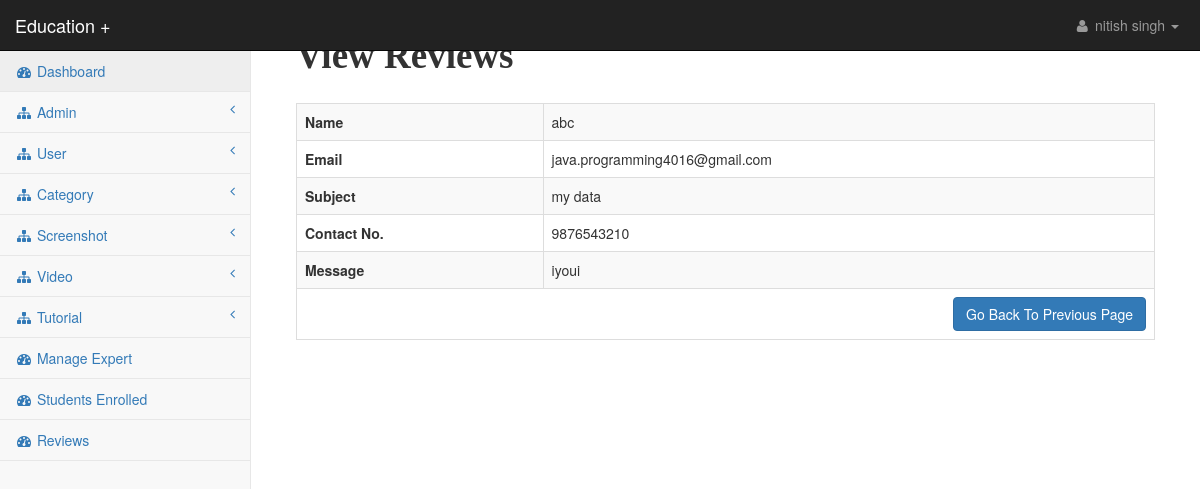
The page /StudyPlus/admin/view_contact.php?z=13 (signed in) on the database its author committed.
### tables this page shows
CREATE TABLE `user_contact` (
  `contact_id` int(100) NOT NULL,
  `name` varchar(400) NOT NULL,
  `email` varchar(400) NOT NULL,
  `subject` varchar(500) NOT NULL,
  `contact` varchar(100) NOT NULL,
  `message` text NOT NULL
);

### StudyPlus/admin/view_contact.php (the view)
<?php require 'header_files.php'; ?>
<body>
<div id="wrapper">
    <?php require 'menu.php'; ?>
    <div id="page-wrapper">
        <div class="container-fluid">
            <div class="row">
                <div class="col-lg-12">
                    <b style="font-family:Andalus; font-size:37px;text-align:center;"> View Reviews </b><br><br>
                </div>
            </div>
			<table class="table table-bordered table-striped">
				<?php
				$id=$_GET['z'];
				if($id=="")
				{
					echo "<script>alert('Invalid ID'); window.location='manage_contact.php';</script>";
				}
				else
				{
					$q="select * from user_contact where contact_id='$id'";
					$chk=$conn->query($q);
					while($r=$chk->fetch_assoc())
					{
				?>
						<tr>
							<th>Name</th>
							<td><?php echo $r['name']; ?></td>
						</tr>
						<tr>
							<th>Email</th>
							<td><?php echo $r['email']; ?></td>
						</tr>
						<tr>
							<th>Subject</th>
							<td><?php echo $r['subject']; ?></td>
						</tr>
						<tr>
							<th>Contact No.</th>
							<td><?php echo $r['contact']; ?></td>
						</tr>
						<tr>
							<th>Message</th>
							<td><?php echo $r['message']; ?></td>
						</tr>
						<tr>
							<td colspan="2" align="right">
								<a href="manage_contact.php" class="btn btn-primary">Go Back To Previous Page</a>
							</td>
						</tr>
				<?php
					}
				}
				?>
			</table>
        </div>
    </div>
</div>
</body>
</html>

### StudyPlus/admin/css/startmin.css (style rules this page uses)
body { background-color: #f8f8f8; }
#wrapper { width: 100%; }
#page-wrapper { padding: 30px 15px 0 15px; min-height: 568px; background-color: #fff; }
@media (min-width:768px) { #page-wrapper { position: inherit; margin-left: 250px; padding: 30px 30px 0 30px; border-left: 1px solid #e7e7e7; } }

### rows shown on the page
user_contact: name "abc", email "java.programming4016@gmail.com", subject "my data", contact "9876543210", message "iyoui"

### other values the page prints
$_SESSION['a_name'] "nitish singh"
